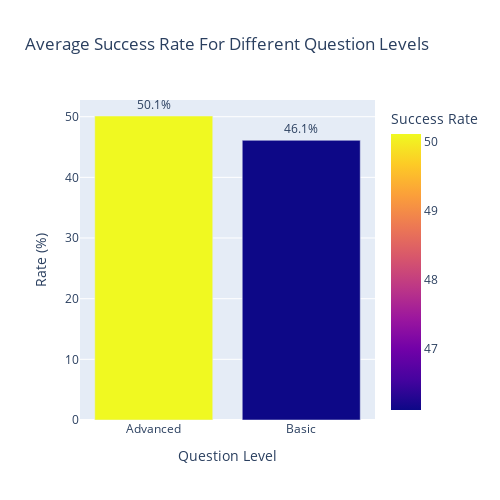

Here is the notebook cell this chart was saved with:
### Code cell
fig = px.bar(
    averageSuccessRate,
    x= 'Question_Level',
    y= 'Success Rate',
    color= 'Success Rate',
    title= 'Average Success Rate For Different Question Levels',
    text= 'Success Rate',
    height= 500,
    width= 500
)
fig.update_traces(
    texttemplate = '%{text:.1f}%',
    textposition = 'outside'
)
fig.update_layout(
    xaxis_title = 'Question Level',
    yaxis_title = 'Rate (%)',
    legend_title = 'Type of Answer'
)
fig.show()

### Figure 1 — Plotly figure (JSON) as saved in the notebook; plotly's stock layout.template omitted (floating-point values rounded to 4 significant figures)
{"data": [{"alignmentgroup": "True", "hovertemplate": "Question_Level=%{x}<br>Success Rate=%{marker.color}<extra></extra>", "legendgroup": "", "marker": {"color": [50.12, 46.11], "coloraxis": "coloraxis", "pattern": {"shape": ""}}, "name": "", "offsetgroup": "", "orientation": "v", "showlegend": false, "text": [50.12, 46.11], "textposition": "outside", "texttemplate": "%{text:.1f}%", "type": "bar", "x": ["Advanced", "Basic"], "xaxis": "x", "y": [50.12, 46.11], "yaxis": "y"}], "layout": {"barmode": "relative", "coloraxis": {"colorbar": {"title": {"text": "Success Rate"}}, "colorscale": [[0, "#0d0887"], [0.1111, "#46039f"], [0.2222, "#7201a8"], [0.3333, "#9c179e"], [0.4444, "#bd3786"], [0.5556, "#d8576b"], [0.6667, "#ed7953"], [0.7778, "#fb9f3a"], [0.8889, "#fdca26"], [1, "#f0f921"]]}, "height": 500, "legend": {"title": {"text": "Type of Answer"}, "tracegroupgap": 0}, "title": {"text": "Average Success Rate For Different Question Levels"}, "width": 500, "xaxis": {"anchor": "y", "domain": [0, 1], "title": {"text": "Question Level"}}, "yaxis": {"anchor": "x", "domain": [0, 1], "title": {"text": "Rate (%)"}}}}
